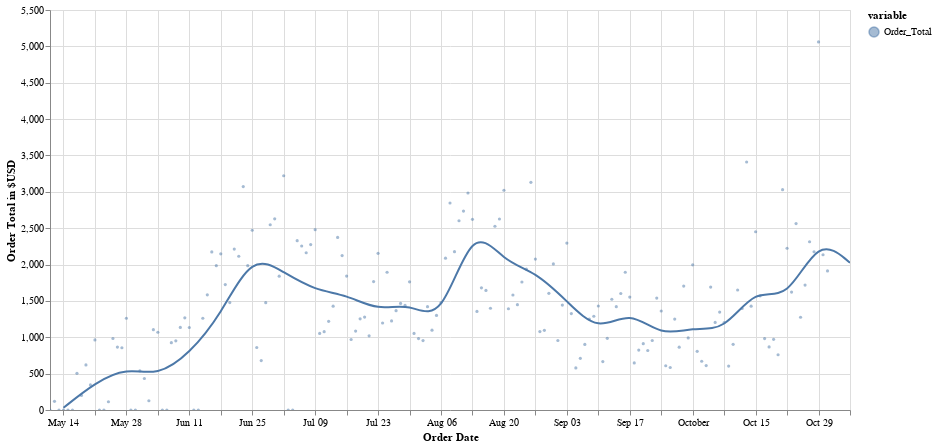

Here is the notebook cell this chart was saved with:
### Markdown cell above
The chart below visualizes daily sales over time. The points represent the total revenue for a single day, and the blue line represents average weekly sales. Sales appear to be stochastic, however there are several intervals in the chart that can be loosely explained. At opening, sales were at the lowest and after marketing efforts sales went up drastically. However, we can see a dip from the end of June up until the start of August that can be partially explained by various factors such as the extreme heat and inefficient marketing. We can see that August experienced the highest density of days with revenues above 1000. This can be explained by school starting again, especially because of the fact that the restaurant is right next to campus. After the start of classes, we see a dip in sales yet again until the weather started to become colder towards the middle of October and the restaurant experienced higher volumes of sales.

### Code cell
import altair as alt

chart_1 = alt.Chart(days.reset_index().melt('Order_Date')).mark_circle(size=10, opacity=0.5).encode(
    x='Order_Date',
    y='value',
    color = 'variable'
).properties(width=800, height=400)

chart_2 = alt.Chart(weeks.reset_index().melt('Order_Date')).mark_line(interpolate="basis", opacity=1).encode(
    x='Order_Date',
    y='value',
    color = 'variable'
)

(chart_1 + chart_2).interactive().encode(
    alt.X(title='Order Date'),
    alt.Y(title='Order Total in $USD')
)

### Figure 1 — Vega-Lite specification as saved in the notebook (floating-point values rounded to 4 significant figures; data arrays with more than 128 entries replaced by an {"elided": "..."} marker saying what was removed)
{"config": {"view": {"continuousWidth": 300, "continuousHeight": 300}}, "layer": [{"data": {"name": "data-13bb5a9a588fe19fd0a79a128ec41277"}, "mark": {"type": "circle", "opacity": 0.5, "size": 10}, "encoding": {"color": {"field": "variable", "type": "nominal"}, "x": {"field": "Order_Date", "type": "temporal"}, "y": {"field": "value", "type": "quantitative"}}, "name": "view_28"}, {"data": {"name": "data-b334de39bdf7c88e807b2f34654cf094"}, "mark": {"type": "line", "interpolate": "basis", "opacity": 1}, "encoding": {"color": {"field": "variable", "type": "nominal"}, "x": {"field": "Order_Date", "type": "temporal"}, "y": {"field": "value", "type": "quantitative"}}}], "encoding": {"x": {"title": "Order Date"}, "y": {"title": "Order Total in $USD"}}, "height": 400, "params": [{"name": "param_34", "select": {"type": "interval", "encodings": ["x", "y"]}, "bind": "scales", "views": ["view_28"]}], "width": 800, "$schema": "https://vega.github.io/schema/vega-lite/v5.15.1.json", "datasets": {"data-13bb5a9a588fe19fd0a79a128ec41277": {"elided": "174 records"}, "data-b334de39bdf7c88e807b2f34654cf094": [{"Order_Date": "2023-05-14T00:00:00", "variable": "Order_Total", "value": 29.83}, {"Order_Date": "2023-05-21T00:00:00", "variable": "Order_Total", "value": 376.1}, {"Order_Date": "2023-05-28T00:00:00", "variable": "Order_Total", "value": 582.6}, {"Order_Date": "2023-06-04T00:00:00", "variable": "Order_Total", "value": 467.2}, {"Order_Date": "2023-06-11T00:00:00", "variable": "Order_Total", "value": 773.5}, {"Order_Date": "2023-06-18T00:00:00", "variable": "Order_Total", "value": 1307.0}, {"Order_Date": "2023-06-25T00:00:00", "variable": "Order_Total", "value": 2151.0}, {"Order_Date": "2023-07-02T00:00:00", "variable": "Order_Total", "value": 1893.0}, {"Order_Date": "2023-07-09T00:00:00", "variable": "Order_Total", "value": 1643.0}, {"Order_Date": "2023-07-16T00:00:00", "variable": "Order_Total", "value": 1588.0}, {"Order_Date": "2023-07-23T00:00:00", "variable": "Order_Total", "value": 1361.0}, {"Order_Date": "2023-07-30T00:00:00", "variable": "Order_Total", "value": 1478.0}, {"Order_Date": "2023-08-06T00:00:00", "variable": "Order_Total", "value": 1184.0}, {"Order_Date": "2023-08-13T00:00:00", "variable": "Order_Total", "value": 2579.0}, {"Order_Date": "2023-08-20T00:00:00", "variable": "Order_Total", "value": 2036.0}, {"Order_Date": "2023-08-27T00:00:00", "variable": "Order_Total", "value": 1903.0}, {"Order_Date": "2023-09-03T00:00:00", "variable": "Order_Total", "value": 1497.0}, {"Order_Date": "2023-09-10T00:00:00", "variable": "Order_Total", "value": 1069.0}, {"Order_Date": "2023-09-17T00:00:00", "variable": "Order_Total", "value": 1377.0}, {"Order_Date": "2023-09-24T00:00:00", "variable": "Order_Total", "value": 1008.0}, {"Order_Date": "2023-10-01T00:00:00", "variable": "Order_Total", "value": 1143.0}, {"Order_Date": "2023-10-08T00:00:00", "variable": "Order_Total", "value": 1076.0}, {"Order_Date": "2023-10-15T00:00:00", "variable": "Order_Total", "value": 1691.0}, {"Order_Date": "2023-10-22T00:00:00", "variable": "Order_Total", "value": 1486.0}, {"Order_Date": "2023-10-29T00:00:00", "variable": "Order_Total", "value": 2390.0}, {"Order_Date": "2023-11-05T00:00:00", "variable": "Order_Total", "value": 2024.0}]}}
